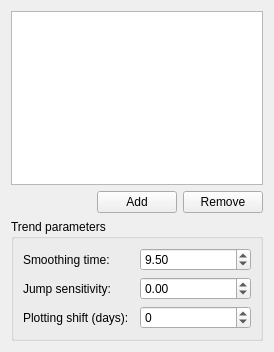
<?xml version="1.0" encoding="UTF-8"?>
<ui version="4.0">
 <class>WtWidget</class>
 <widget class="QWidget" name="WtWidget">
  <property name="geometry">
   <rect>
    <x>0</x>
    <y>0</y>
    <width>274</width>
    <height>352</height>
   </rect>
  </property>
  <property name="sizePolicy">
   <sizepolicy hsizetype="Minimum" vsizetype="Preferred">
    <horstretch>0</horstretch>
    <verstretch>0</verstretch>
   </sizepolicy>
  </property>
  <property name="windowTitle">
   <string>Form</string>
  </property>
  <layout class="QVBoxLayout" name="verticalLayout">
   <item>
    <widget class="QTableView" name="weightDataView">
     <property name="sizePolicy">
      <sizepolicy hsizetype="Preferred" vsizetype="Preferred">
       <horstretch>0</horstretch>
       <verstretch>0</verstretch>
      </sizepolicy>
     </property>
     <property name="minimumSize">
      <size>
       <width>220</width>
       <height>0</height>
      </size>
     </property>
     <property name="alternatingRowColors">
      <bool>false</bool>
     </property>
     <property name="selectionMode">
      <enum>QAbstractItemView::SingleSelection</enum>
     </property>
     <property name="selectionBehavior">
      <enum>QAbstractItemView::SelectRows</enum>
     </property>
     <property name="showGrid">
      <bool>true</bool>
     </property>
    </widget>
   </item>
   <item>
    <layout class="QHBoxLayout" name="horizontalLayout">
     <item>
      <spacer name="horizontalSpacer">
       <property name="orientation">
        <enum>Qt::Horizontal</enum>
       </property>
       <property name="sizeHint" stdset="0">
        <size>
         <width>40</width>
         <height>20</height>
        </size>
       </property>
      </spacer>
     </item>
     <item>
      <widget class="QPushButton" name="addRowButton">
       <property name="text">
        <string>Add</string>
       </property>
      </widget>
     </item>
     <item>
      <widget class="QPushButton" name="removeRowButton">
       <property name="text">
        <string>Remove</string>
       </property>
      </widget>
     </item>
    </layout>
   </item>
   <item>
    <widget class="QGroupBox" name="groupBox">
     <property name="sizePolicy">
      <sizepolicy hsizetype="Preferred" vsizetype="Fixed">
       <horstretch>0</horstretch>
       <verstretch>0</verstretch>
      </sizepolicy>
     </property>
     <property name="title">
      <string>Trend parameters</string>
     </property>
     <layout class="QGridLayout" name="gridLayout">
      <item row="0" column="0">
       <widget class="QLabel" name="label">
        <property name="text">
         <string>Smoothing time:</string>
        </property>
       </widget>
      </item>
      <item row="2" column="0">
       <widget class="QLabel" name="label_3">
        <property name="text">
         <string>Plotting shift (days):</string>
        </property>
       </widget>
      </item>
      <item row="1" column="0">
       <widget class="QLabel" name="label_2">
        <property name="text">
         <string>Jump sensitivity:</string>
        </property>
       </widget>
      </item>
      <item row="2" column="1">
       <widget class="QSpinBox" name="shiftSpinBox">
        <property name="minimum">
         <number>-10</number>
        </property>
        <property name="maximum">
         <number>10</number>
        </property>
       </widget>
      </item>
      <item row="0" column="1">
       <widget class="QDoubleSpinBox" name="tauSpinBox">
        <property name="minimum">
         <double>0.000000000000000</double>
        </property>
        <property name="maximum">
         <double>10.000000000000000</double>
        </property>
        <property name="singleStep">
         <double>0.500000000000000</double>
        </property>
        <property name="value">
         <double>9.500000000000000</double>
        </property>
       </widget>
      </item>
      <item row="1" column="1">
       <widget class="QDoubleSpinBox" name="gammaSpinBox">
        <property name="minimum">
         <double>-10.000000000000000</double>
        </property>
        <property name="maximum">
         <double>10.000000000000000</double>
        </property>
        <property name="singleStep">
         <double>0.050000000000000</double>
        </property>
       </widget>
      </item>
     </layout>
    </widget>
   </item>
  </layout>
 </widget>
 <resources/>
 <connections/>
</ui>
